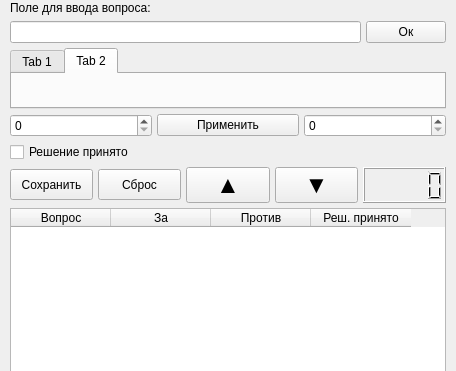
<?xml version="1.0" encoding="UTF-8"?>
<ui version="4.0">
 <class>Form</class>
 <widget class="QWidget" name="Form">
  <property name="geometry">
   <rect>
    <x>0</x>
    <y>0</y>
    <width>456</width>
    <height>371</height>
   </rect>
  </property>
  <property name="sizePolicy">
   <sizepolicy hsizetype="Minimum" vsizetype="Preferred">
    <horstretch>0</horstretch>
    <verstretch>0</verstretch>
   </sizepolicy>
  </property>
  <property name="minimumSize">
   <size>
    <width>456</width>
    <height>371</height>
   </size>
  </property>
  <property name="windowTitle">
   <string>Помощник в принятии решений</string>
  </property>
  <widget class="QWidget" name="verticalLayoutWidget">
   <property name="geometry">
    <rect>
     <x>0</x>
     <y>0</y>
     <width>456</width>
     <height>410</height>
    </rect>
   </property>
   <layout class="QVBoxLayout" name="verticalLayout">
    <property name="spacing">
     <number>5</number>
    </property>
    <property name="leftMargin">
     <number>10</number>
    </property>
    <property name="topMargin">
     <number>0</number>
    </property>
    <property name="rightMargin">
     <number>10</number>
    </property>
    <property name="bottomMargin">
     <number>10</number>
    </property>
    <item>
     <widget class="QLabel" name="label">
      <property name="minimumSize">
       <size>
        <width>0</width>
        <height>16</height>
       </size>
      </property>
      <property name="text">
       <string>Поле для ввода вопроса:</string>
      </property>
     </widget>
    </item>
    <item>
     <layout class="QHBoxLayout" name="horizontalLayout">
      <item>
       <widget class="QLineEdit" name="q_line">
        <property name="minimumSize">
         <size>
          <width>0</width>
          <height>21</height>
         </size>
        </property>
       </widget>
      </item>
      <item>
       <widget class="QPushButton" name="ok_btn">
        <property name="sizePolicy">
         <sizepolicy hsizetype="Fixed" vsizetype="Fixed">
          <horstretch>0</horstretch>
          <verstretch>0</verstretch>
         </sizepolicy>
        </property>
        <property name="minimumSize">
         <size>
          <width>31</width>
          <height>21</height>
         </size>
        </property>
        <property name="text">
         <string>Ок</string>
        </property>
       </widget>
      </item>
     </layout>
    </item>
    <item>
     <widget class="QTabWidget" name="tabWidget">
      <property name="currentIndex">
       <number>1</number>
      </property>
      <widget class="QWidget" name="tab">
       <attribute name="title">
        <string>Tab 1</string>
       </attribute>
      </widget>
      <widget class="QWidget" name="tab_2">
       <attribute name="title">
        <string>Tab 2</string>
       </attribute>
      </widget>
     </widget>
    </item>
    <item>
     <layout class="QHBoxLayout" name="horizontalLayout_3">
      <item>
       <widget class="QSpinBox" name="yes_spin"/>
      </item>
      <item>
       <widget class="QPushButton" name="apply_btn">
        <property name="text">
         <string>Применить</string>
        </property>
       </widget>
      </item>
      <item>
       <widget class="QSpinBox" name="no_spin"/>
      </item>
     </layout>
    </item>
    <item>
     <widget class="QCheckBox" name="checkBox">
      <property name="layoutDirection">
       <enum>Qt::LeftToRight</enum>
      </property>
      <property name="text">
       <string>Решение принято</string>
      </property>
     </widget>
    </item>
    <item>
     <layout class="QHBoxLayout" name="horizontalLayout_4">
      <item>
       <widget class="QPushButton" name="safe_btn">
        <property name="minimumSize">
         <size>
          <width>71</width>
          <height>31</height>
         </size>
        </property>
        <property name="text">
         <string>Сохранить</string>
        </property>
       </widget>
      </item>
      <item>
       <widget class="QPushButton" name="reset_btn">
        <property name="minimumSize">
         <size>
          <width>51</width>
          <height>31</height>
         </size>
        </property>
        <property name="text">
         <string>Сброс</string>
        </property>
       </widget>
      </item>
      <item>
       <widget class="QPushButton" name="up_btn">
        <property name="minimumSize">
         <size>
          <width>41</width>
          <height>31</height>
         </size>
        </property>
        <property name="font">
         <font>
          <pointsize>18</pointsize>
         </font>
        </property>
        <property name="text">
         <string>▲</string>
        </property>
       </widget>
      </item>
      <item>
       <widget class="QPushButton" name="down_btn">
        <property name="minimumSize">
         <size>
          <width>41</width>
          <height>31</height>
         </size>
        </property>
        <property name="font">
         <font>
          <pointsize>18</pointsize>
         </font>
        </property>
        <property name="text">
         <string>▼</string>
        </property>
       </widget>
      </item>
      <item>
       <widget class="QLCDNumber" name="lcd"/>
      </item>
     </layout>
    </item>
    <item>
     <widget class="QTableWidget" name="tableWidget">
      <property name="minimumSize">
       <size>
        <width>436</width>
        <height>71</height>
       </size>
      </property>
      <property name="sizeAdjustPolicy">
       <enum>QAbstractScrollArea::AdjustIgnored</enum>
      </property>
      <column>
       <property name="text">
        <string>Вопрос</string>
       </property>
      </column>
      <column>
       <property name="text">
        <string>За</string>
       </property>
      </column>
      <column>
       <property name="text">
        <string>Против</string>
       </property>
      </column>
      <column>
       <property name="text">
        <string>Реш. принято</string>
       </property>
      </column>
     </widget>
    </item>
   </layout>
  </widget>
 </widget>
 <resources/>
 <connections/>
</ui>
